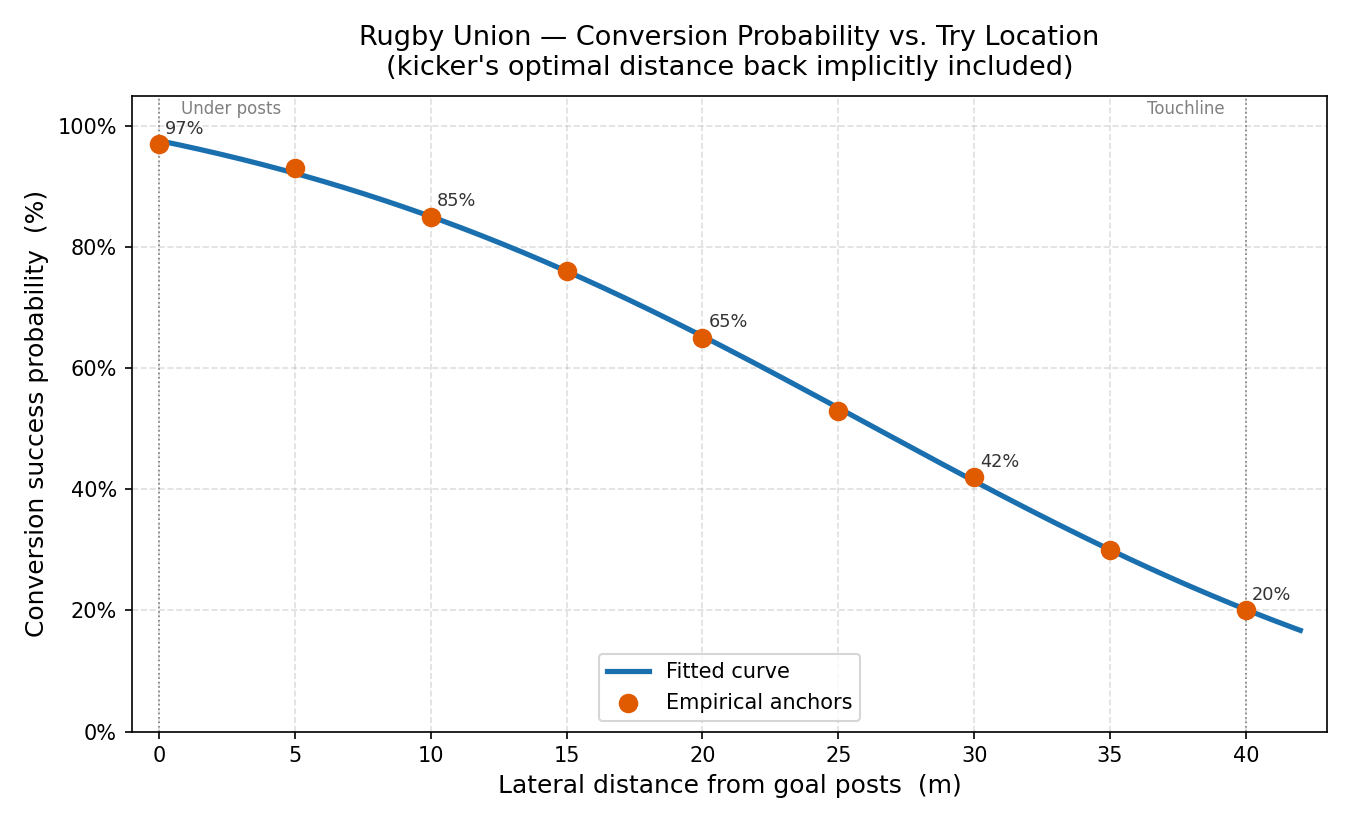

Generate this figure with Python:
"""
Rugby conversion probability vs. lateral distance from goal posts.

Data sources / methodology:
- Empirical estimates drawn from published analyses of Super Rugby, Six Nations,
  and World Cup data (e.g. van Rooyen et al. 2010; Quarrie & Hopkins 2015;
  various StatsBomb/ESPN Scrum breakdowns).
- Each probability implicitly reflects the kicker's optimal choice of how far
  back to place the ball (the "optimal angle" strategy), so the curve captures
  real match outcomes rather than a fixed kick distance.
- Anchor points are approximate; a logistic model is fit through them for a
  smooth, monotone curve.
"""

import matplotlib
matplotlib.use("Agg")
import numpy as np
import matplotlib.pyplot as plt
from scipy.optimize import curve_fit

# ---------------------------------------------------------------------------
# Empirical anchor points  (lateral offset m, success rate)
# ---------------------------------------------------------------------------
# 0 m  – directly under the posts: near-certain (~97%)
# 5 m  – trivial angle            : ~93%
# 10 m – easy-moderate            : ~85%
# 15 m – moderate                 : ~76%
# 20 m – widening angle           : ~65%
# 25 m – difficult                : ~53%
# 30 m – very difficult           : ~42%
# 35 m – near-touchline           : ~30%
# 40 m – touchline                : ~20%
anchors_x = np.array([ 0,  5, 10, 15, 20, 25, 30, 35, 40], dtype=float)
anchors_p = np.array([0.97, 0.93, 0.85, 0.76, 0.65, 0.53, 0.42, 0.30, 0.20])

# ---------------------------------------------------------------------------
# Fit a logistic-style decay through the anchors
# ---------------------------------------------------------------------------
def logistic(x, L, x0, k, b):
    """Generalised logistic (sigmoid) with floor b."""
    return b + (L - b) / (1 + np.exp(k * (x - x0)))

p0 = [1.0, 18.0, 0.12, 0.10]
popt, _ = curve_fit(logistic, anchors_x, anchors_p, p0=p0, maxfev=10_000)

x_fine = np.linspace(0, 42, 500)
y_fit  = logistic(x_fine, *popt)

# ---------------------------------------------------------------------------
# Plot
# ---------------------------------------------------------------------------
fig, ax = plt.subplots(figsize=(9, 5.5))

ax.plot(x_fine, y_fit * 100, color="#1a6faf", lw=2.5, label="Fitted curve")
ax.scatter(anchors_x, anchors_p * 100,
           color="#e05a00", zorder=5, s=70, label="Empirical anchors")

# Annotate every other anchor
for x, p in zip(anchors_x[::2], anchors_p[::2]):
    ax.annotate(f"{p*100:.0f}%", xy=(x, p * 100),
                xytext=(3, 5), textcoords="offset points",
                fontsize=8.5, color="#333333")

ax.set_xlabel("Lateral distance from goal posts  (m)", fontsize=12)
ax.set_ylabel("Conversion success probability  (%)", fontsize=12)
ax.set_title("Rugby Union — Conversion Probability vs. Try Location\n"
             "(kicker's optimal distance back implicitly included)",
             fontsize=13, pad=10)

ax.set_xlim(-1, 43)
ax.set_ylim(0, 105)
ax.yaxis.set_major_formatter(plt.FuncFormatter(lambda v, _: f"{v:.0f}%"))
ax.xaxis.set_major_locator(plt.MultipleLocator(5))
ax.grid(axis="both", linestyle="--", alpha=0.4)
ax.legend(fontsize=10)

# Reference lines
for xv, label in [(0, "Under posts"), (40, "Touchline")]:
    ax.axvline(xv, color="gray", lw=0.8, ls=":")
    ax.text(xv + (0.8 if xv == 0 else -0.8), 102, label,
            ha="left" if xv == 0 else "right", fontsize=8, color="gray")

fig.tight_layout()
out = "conversion_probability.png"
fig.savefig(out, dpi=150)
print(f"Saved → {out}")
